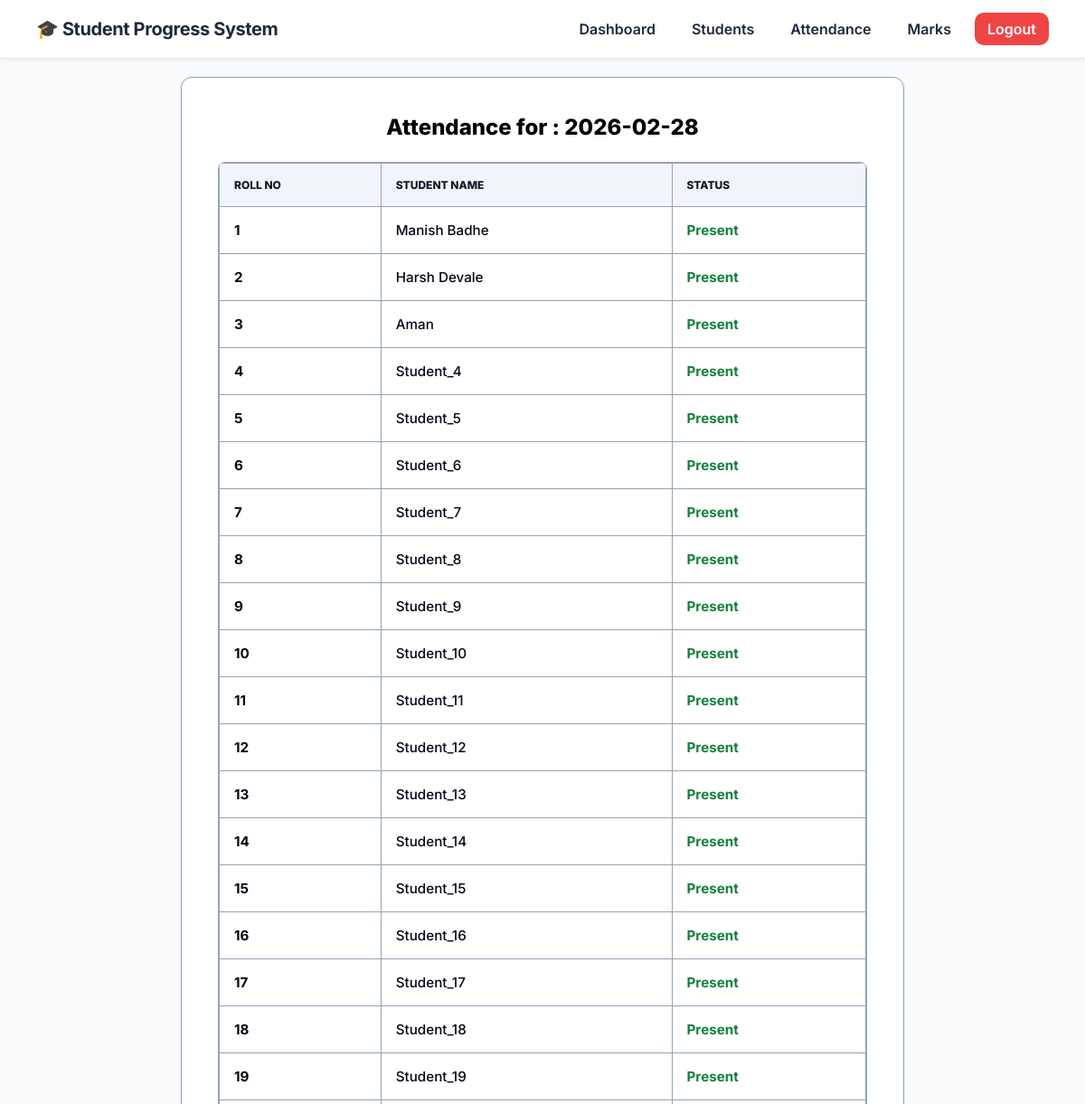
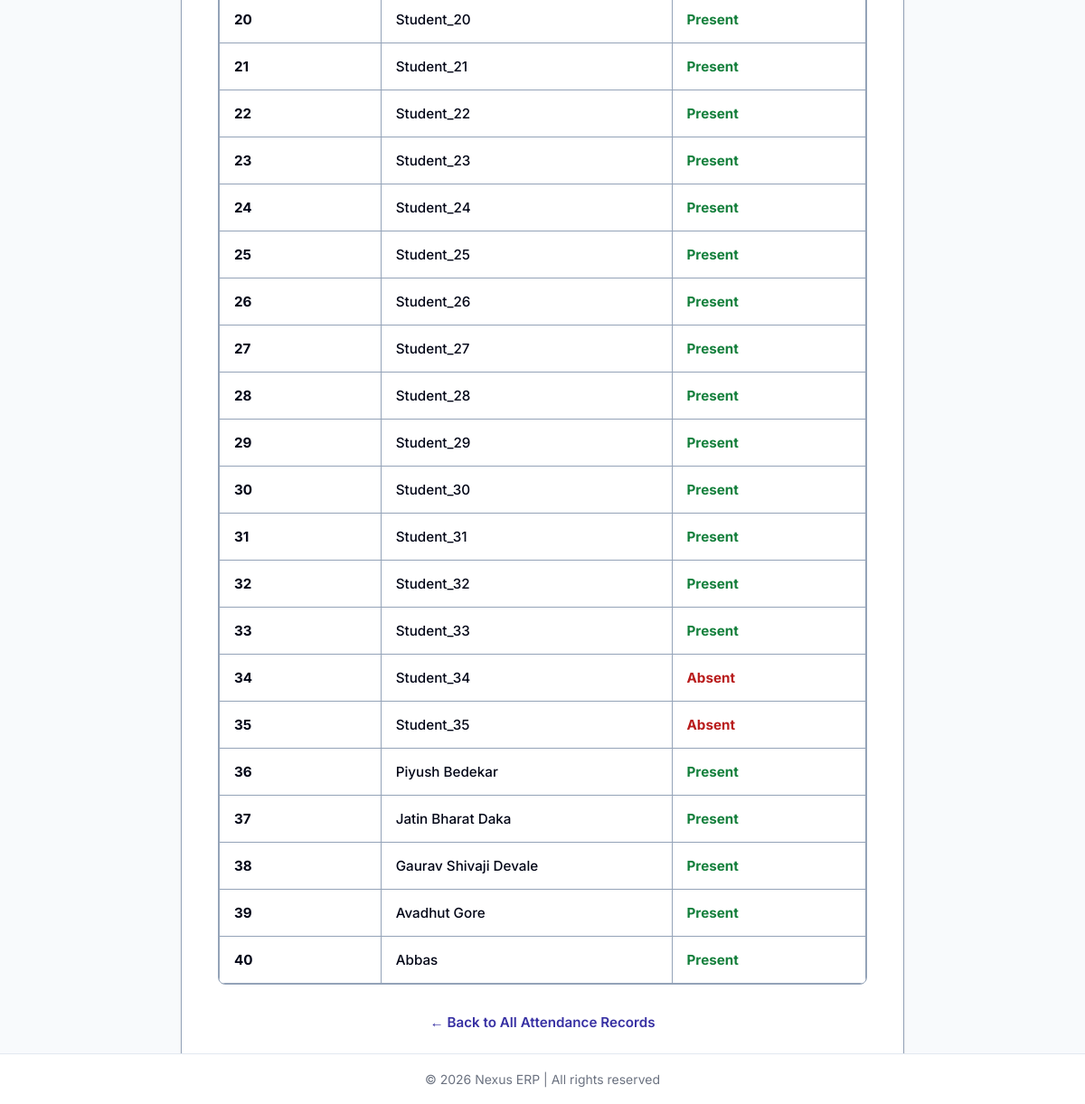
/attendance/2026-02-28/ (signed in), run on the app's committed database (2 pictures, top to bottom).
### spms_app/models.py (models this page shows, shortened)
class Attendance(models.Model):
    teacher = models.ForeignKey(Teacher, on_delete=models.CASCADE)
    student = models.ForeignKey(Student, on_delete=models.CASCADE)
    date = models.DateField()
    status = models.CharField(max_length=10)   # Present / Absent

class Student(models.Model):
    teacher = models.ForeignKey(Teacher, on_delete=models.CASCADE)
    name = models.CharField(max_length=100)
    roll_no = models.CharField(max_length=10)
    password = models.CharField(max_length=100)
    class Meta:
        unique_together = ('teacher', 'roll_no')

### spms_app/views.py (the view)
# urls.py: path('attendance/<slug:date>/', views.view_attendance_date, name='view_attendance_date'),
def view_attendance_date(request, date):
    teacher_id = request.session.get('teacher_id')
    if not teacher_id:
        return redirect('teacher_login')
    records = Attendance.objects.filter(
        teacher_id=teacher_id,
        date=date
    ).annotate(
        roll_int=Cast('student__roll_no', IntegerField())
    ).order_by('roll_int')
    return render(request, 'view_attendance_date.html', {
        'records': records,
        'date': date
    })

### templates/view_attendance_date.html (shortened to what this page needs)
<!DOCTYPE html>
<html lang="en">
<head>
</head>
<body>
{% include "navbar.html" %}
<div class="container">
    <div class="card">
        <h2>Attendance for : {{ date }}</h2>
        <div class="table-container">
            <table>
                <thead>
                    <tr>
                        <th style="width: 25%;">Roll No</th>
                        <th style="width: 45%;">Student Name</th>
                        <th style="width: 30%;">Status</th>
                    </tr>
                </thead>
                <tbody>
                    {% for r in records %}
                    <tr>
                        <td><strong>{{ r.student.roll_no }}</strong></td>
                        <td>{{ r.student.name }}</td>
                        <td style="font-weight: 700;">
                            {% if r.status == 'Present' or r.status == 'P' %}
                                <span style="color: #15803d;">{{ r.status }}</span>
                            {% elif r.status == 'Absent' or r.status == 'A' %}
                                <span style="color: #b91c1c;">{{ r.status }}</span>
                            {% else %}
                                {{ r.status }}
                            {% endif %}
                        </td>
                    </tr>
                    {% empty %}
                    <tr>
                        <td colspan="3" style="text-align: center; padding: 2rem;">
                            No records found for this date.
                        </td>
                    </tr>
                    {% endfor %}
                </tbody>
            </table>
        </div>
        <a href="/attendance/" class="back-link">
            ← Back to All Attendance Records
        </a>
    </div>
</div>
{% include "footer.html" %}
</body>
</html>

### templates/view_attendance_date.html (style rules this page uses)
:root { --primary: #3730a3; --primary-hover: #312e81; --bg-body: #F8FAFC; --bg-card: #FFFFFF; --text-main: #020617; --text-secondary: #334155; --border-color: #94a3b8; --radius: 12px; --shadow-sm: 0 1px 3px rgba(0,0,0,0.1); }
* { box-sizing: border-box; }
body { font-family: 'Inter', sans-serif; background-color: var(--bg-body); color: var(--text-main); margin: 0; padding-top: 90px; padding-bottom: 40px; min-height: 100vh; display: flex; flex-direction: column; }
.container { width: 90%; max-width: 800px; margin: 0 auto; flex: 1; }
.card { background: var(--bg-card); padding: 2.5rem; border-radius: var(--radius); box-shadow: var(--shadow-sm); border: 1px solid var(--border-color); }
h2 { margin-top: 0; margin-bottom: 1.5rem; font-size: 1.5rem; font-weight: 800; color: #000000; text-align: center; }
.table-container { overflow-x: auto; border: 1px solid var(--border-color); border-radius: 8px; margin-bottom: 2rem; }
table { width: 100%; border-collapse: collapse; font-size: 0.95rem; }
th { background-color: #f1f5f9; color: #0f172a; font-weight: 800; text-transform: uppercase; font-size: 0.75rem; padding: 1rem; text-align: left; border: 1px solid var(--border-color); }
td { padding: 1rem; border: 1px solid var(--border-color); color: var(--text-main); vertical-align: middle; font-weight: 500; }
.back-link { display: inline-block; text-decoration: none; color: var(--primary); font-weight: 600; font-size: 0.95rem; transition: all 0.2s; display: flex; align-items: center; justify-content: center; gap: 0.5rem; }

### templates/navbar.html (style rules this page uses)
body { margin: 0; padding-top: 85px; font-family: 'Inter', 'Segoe UI', Arial, sans-serif; }

### data on the page
Attendance: student.roll_no "1", student.name "Manish Badhe", status "Present"
Attendance: student.roll_no "2", student.name "Harsh Devale", status "Present"
Attendance: student.roll_no "3", student.name "Aman", status "Present"
Attendance: student.roll_no "4", student.name "Student_4", status "Present"
Attendance: student.roll_no "5", student.name "Student_5", status "Present"
Attendance: student.roll_no "6", student.name "Student_6", status "Present"
Attendance: student.roll_no "7", student.name "Student_7", status "Present"
Attendance: student.roll_no "8", student.name "Student_8", status "Present"
Attendance: student.roll_no "9", student.name "Student_9", status "Present"
Attendance: student.roll_no "10", student.name "Student_10", status "Present"
Attendance: student.roll_no "11", student.name "Student_11", status "Present"
Attendance: student.roll_no "12", student.name "Student_12", status "Present"
Attendance: student.roll_no "13", student.name "Student_13", status "Present"
Attendance: student.roll_no "14", student.name "Student_14", status "Present"
Attendance: student.roll_no "15", student.name "Student_15", status "Present"
Attendance: student.roll_no "16", student.name "Student_16", status "Present"
Attendance: student.roll_no "17", student.name "Student_17", status "Present"
Attendance: student.roll_no "18", student.name "Student_18", status "Present"
Attendance: student.roll_no "19", student.name "Student_19", status "Present"
Attendance: student.roll_no "20", student.name "Student_20", status "Present"
Attendance: student.roll_no "21", student.name "Student_21", status "Present"
Attendance: student.roll_no "22", student.name "Student_22", status "Present"
Attendance: student.roll_no "23", student.name "Student_23", status "Present"
Attendance: student.roll_no "24", student.name "Student_24", status "Present"
Attendance: student.roll_no "25", student.name "Student_25", status "Present"
Attendance: student.roll_no "26", student.name "Student_26", status "Present"
Attendance: student.roll_no "27", student.name "Student_27", status "Present"
Attendance: student.roll_no "28", student.name "Student_28", status "Present"
Attendance: student.roll_no "29", student.name "Student_29", status "Present"
Attendance: student.roll_no "30", student.name "Student_30", status "Present"
Attendance: student.roll_no "31", student.name "Student_31", status "Present"
Attendance: student.roll_no "32", student.name "Student_32", status "Present"
Attendance: student.roll_no "33", student.name "Student_33", status "Present"
Attendance: student.roll_no "34", student.name "Student_34", status "Absent"
Attendance: student.roll_no "35", student.name "Student_35", status "Absent"
Attendance: student.roll_no "36", student.name "Piyush Bedekar", status "Present"
Attendance: student.roll_no "37", student.name "Jatin Bharat Daka", status "Present"
Attendance: student.roll_no "38", student.name "Gaurav Shivaji Devale", status "Present"
Attendance: student.roll_no "39", student.name "Avadhut Gore", status "Present"
Attendance: student.roll_no "40", student.name "Abbas", status "Present"

### other printed values
{{ date }} "2026-02-28"
